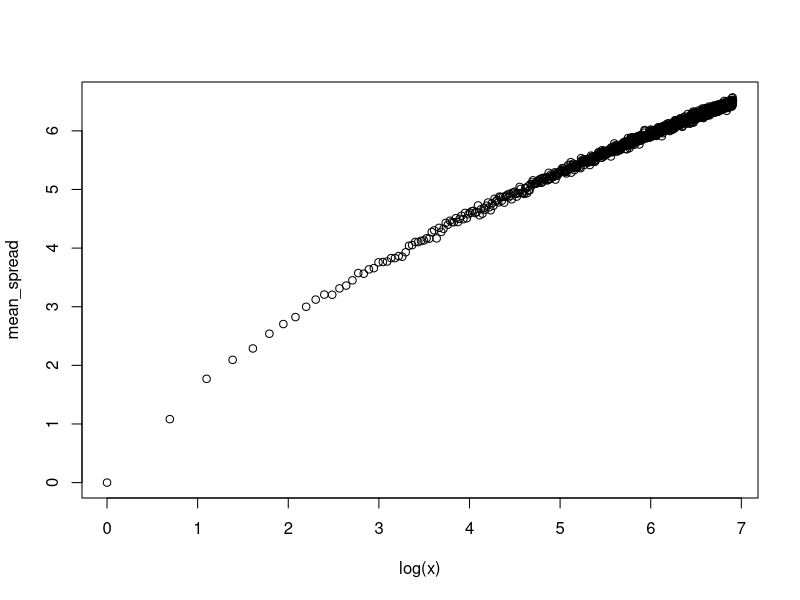
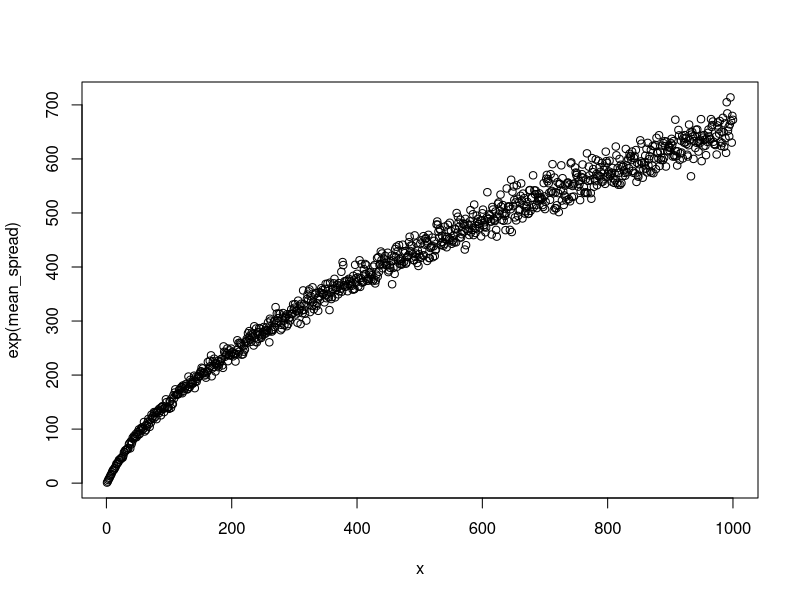
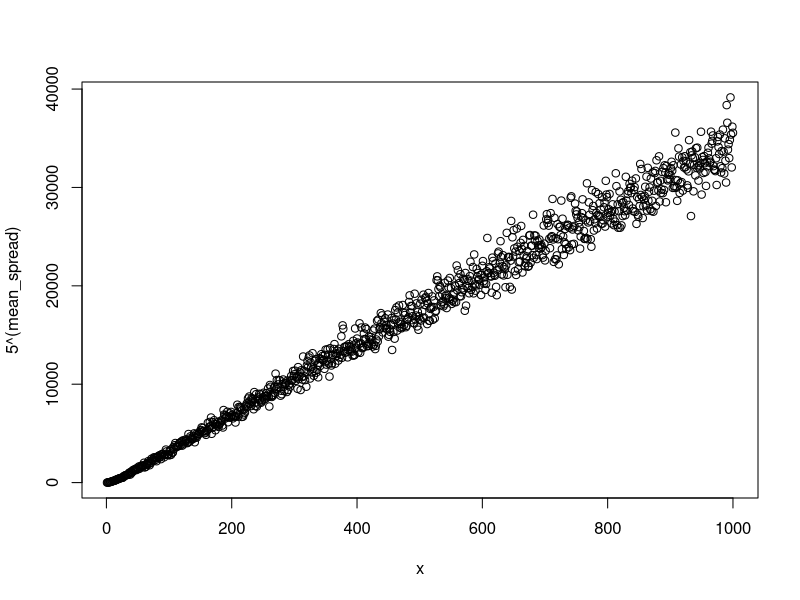

The R source for these figures, in order:
# Curious about range as a function of sample size of normal distribution

N <- 200
R <- 1000
x = numeric(R)
mean_spread = numeric(R)
for (i in 1:R) {
  sample_spread <- rep(NA, N)
  for (j in 1:N){
    group1 = rnorm(i)
    sample_spread[j] <- max(group1) - min(group1)
  }
  mean_spread[i] = mean(sample_spread)
  x[i] = i
}

plot(log(x), mean_spread)
plot(x, exp(mean_spread))
plot(x, 5^(mean_spread))


fit <- lm(mean_spread ~ log(x))
summary(fit)


fit <- lm(exp(mean_spread) ~ x)
summary(fit)
